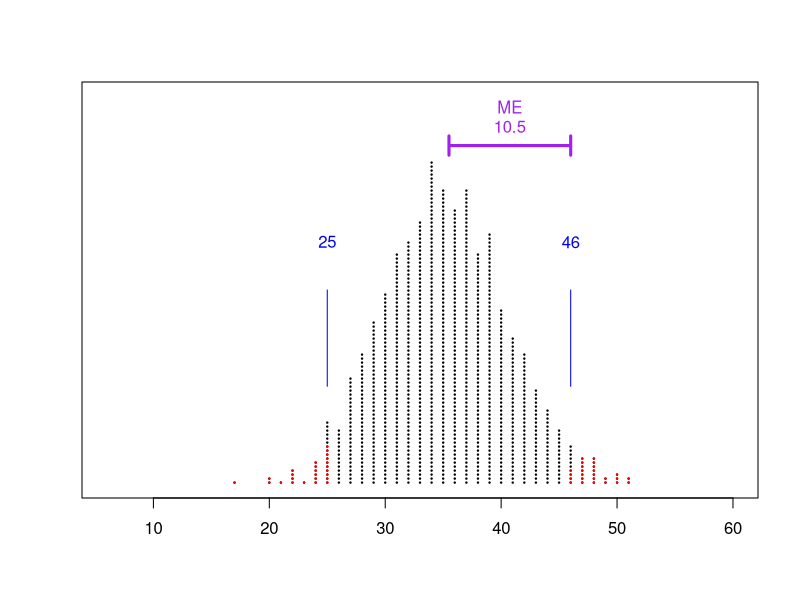
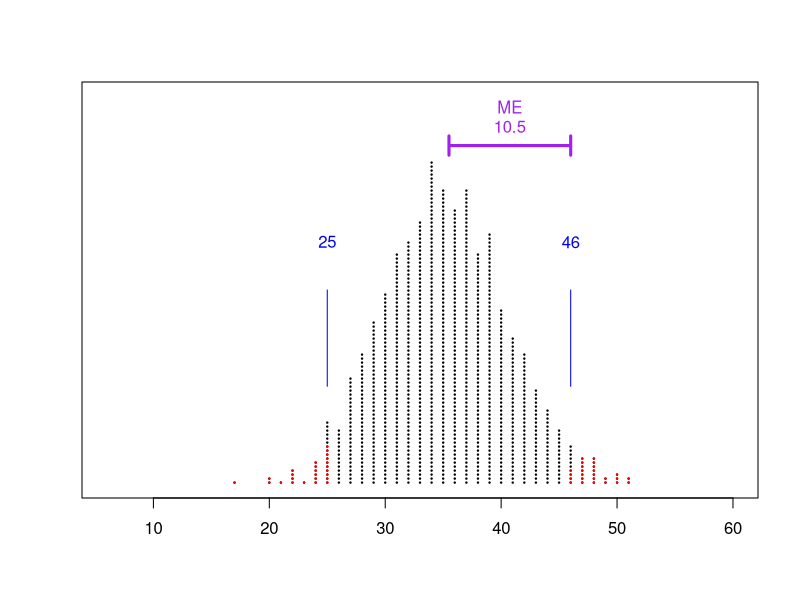

The R script that drew these images, in order:
## ---- chunk 1
x = sample(1:6,10*1000,T)
x = matrix(x,ncol=10)
tots = sort(apply(x,1,sum))
b1 = tots[26]
b2 = tots[975]
## ---- chunk 2
stripchart(tots,method="stack",offset=1,pch=19,cex=0.2,xlim=c(6,60),ylim=c(1,1.4),col="black")
stripchart(tots[1:25],method="stack",offset=1,pch=19,cex=0.2,ylim=c(1,1.4),col="red",add=T)
stripchart(tots[976:1000],method="stack",offset=1,pch=19,cex=0.2,ylim=c(1,1.4),col="red",add=T)
text(tots[26],1.25,tots[26],col="blue")
lines(c(tots[26],tots[26]),c(1.1,1.2),col="blue")
text(tots[975],1.25,tots[975],col="blue")
lines(c(tots[975],tots[975]),c(1.1,1.2),col="blue")
x1 = mean(c(b1,b2))

lines(c(x1,x1,x1,b2,b2,b2),c(-0.01,0.01,0,0,0.01,-0.01)+1.35,lwd=3,col="purple")
text(mean(c(x1,b2)),1.39,"ME",col="purple")
text(mean(c(x1,b2)),1.37,(b2-b1)/2,col="purple")
## ---- chunk 3
sig = round(sqrt((6^2-1)/12),4)
## ---- chunk 4
stripchart(tots,method="stack",offset=1,pch=19,cex=0.2,xlim=c(6,60),ylim=c(1,1.4),col="black")
stripchart(tots[1:25],method="stack",offset=1,pch=19,cex=0.2,ylim=c(1,1.4),col="red",add=T)
stripchart(tots[976:1000],method="stack",offset=1,pch=19,cex=0.2,ylim=c(1,1.4),col="red",add=T)
text(tots[26],1.25,tots[26],col="blue")
lines(c(tots[26],tots[26]),c(1.1,1.2),col="blue")
text(tots[975],1.25,tots[975],col="blue")
lines(c(tots[975],tots[975]),c(1.1,1.2),col="blue")
x1 = mean(c(b1,b2))

lines(c(x1,x1,x1,b2,b2,b2),c(-0.01,0.01,0,0,0.01,-0.01)+1.35,lwd=3,col="purple")
text(mean(c(x1,b2)),1.39,"ME",col="purple")
text(mean(c(x1,b2)),1.37,(b2-b1)/2,col="purple")
